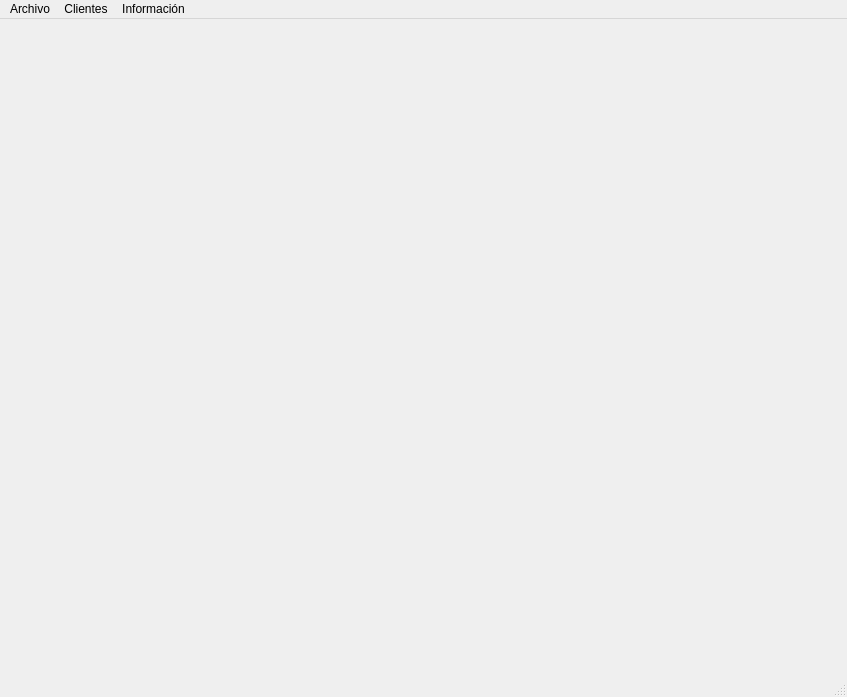
<?xml version="1.0" encoding="UTF-8"?>
<ui version="4.0">
 <class>Gimnasio</class>
 <widget class="QMainWindow" name="Gimnasio">
  <property name="geometry">
   <rect>
    <x>0</x>
    <y>0</y>
    <width>847</width>
    <height>697</height>
   </rect>
  </property>
  <property name="windowTitle">
   <string>Gimnasío</string>
  </property>
  <property name="windowIcon">
   <iconset resource="../images/imagenes.qrc">
    <normaloff>:/imagenes/Pesas_logo.png</normaloff>:/imagenes/Pesas_logo.png</iconset>
  </property>
  <property name="styleSheet">
   <string notr="true"/>
  </property>
  <widget class="QWidget" name="wdg_principal">
   <property name="minimumSize">
    <size>
     <width>847</width>
     <height>656</height>
    </size>
   </property>
   <property name="maximumSize">
    <size>
     <width>847</width>
     <height>700</height>
    </size>
   </property>
   <property name="autoFillBackground">
    <bool>false</bool>
   </property>
   <property name="styleSheet">
    <string notr="true">QWidget #wdg_principal{
  background-image: url(:/imagenes/imagen_gimnasio.jpg);
  background-repeat: no-repeat;
  background-position: center;
}</string>
   </property>
   <layout class="QGridLayout" name="gridLayout">
    <item row="0" column="0">
     <layout class="QVBoxLayout" name="lay_ver_principal">
      <item>
       <widget class="QMdiArea" name="mdi_principal">
        <property name="styleSheet">
         <string notr="true"/>
        </property>
        <property name="background">
         <brush brushstyle="NoBrush">
          <color alpha="255">
           <red>160</red>
           <green>160</green>
           <blue>160</blue>
          </color>
         </brush>
        </property>
       </widget>
      </item>
     </layout>
    </item>
   </layout>
  </widget>
  <widget class="QStatusBar" name="stt_barra"/>
  <widget class="QMenuBar" name="mbr_clientes">
   <property name="geometry">
    <rect>
     <x>0</x>
     <y>0</y>
     <width>847</width>
     <height>21</height>
    </rect>
   </property>
   <widget class="QMenu" name="mnu_archivo">
    <property name="title">
     <string>Archivo</string>
    </property>
    <addaction name="mni_salir"/>
    <addaction name="mni_cargar"/>
    <addaction name="mni_guardar"/>
   </widget>
   <widget class="QMenu" name="mnu_clientes">
    <property name="title">
     <string>Clientes</string>
    </property>
    <addaction name="mni_agregar_nuevo"/>
    <addaction name="mni_remover"/>
    <addaction name="mni_cambiar_info_cliente"/>
    <addaction name="mni_consultar_cliente"/>
    <addaction name="mni_entrar"/>
   </widget>
   <widget class="QMenu" name="mnu_informacion">
    <property name="title">
     <string>Información</string>
    </property>
    <addaction name="mni_version"/>
    <addaction name="mni_creador"/>
   </widget>
   <addaction name="mnu_archivo"/>
   <addaction name="mnu_clientes"/>
   <addaction name="mnu_informacion"/>
  </widget>
  <action name="mni_salir">
   <property name="icon">
    <iconset resource="../images/imagenes.qrc">
     <normaloff>:/imagenes/salir.png</normaloff>:/imagenes/salir.png</iconset>
   </property>
   <property name="text">
    <string>Salir</string>
   </property>
   <property name="shortcut">
    <string>Ctrl+Q</string>
   </property>
  </action>
  <action name="mni_cargar">
   <property name="icon">
    <iconset resource="../images/imagenes.qrc">
     <normaloff>:/imagenes/cargar.png</normaloff>:/imagenes/cargar.png</iconset>
   </property>
   <property name="text">
    <string>Cargar...</string>
   </property>
   <property name="shortcut">
    <string>Ctrl+C</string>
   </property>
  </action>
  <action name="mni_guardar">
   <property name="icon">
    <iconset resource="../images/imagenes.qrc">
     <normaloff>:/imagenes/guardar.png</normaloff>:/imagenes/guardar.png</iconset>
   </property>
   <property name="text">
    <string>Guardar...</string>
   </property>
   <property name="shortcut">
    <string>Ctrl+G</string>
   </property>
  </action>
  <action name="mni_agregar_nuevo">
   <property name="icon">
    <iconset resource="../images/imagenes.qrc">
     <normaloff>:/imagenes/agregar.png</normaloff>:/imagenes/agregar.png</iconset>
   </property>
   <property name="text">
    <string>Agregar nuevo</string>
   </property>
   <property name="shortcut">
    <string>Ctrl+A</string>
   </property>
  </action>
  <action name="mni_remover">
   <property name="icon">
    <iconset resource="../images/imagenes.qrc">
     <normaloff>:/imagenes/basura.png</normaloff>:/imagenes/basura.png</iconset>
   </property>
   <property name="text">
    <string>Remover cliente</string>
   </property>
   <property name="shortcut">
    <string>Ctrl+R</string>
   </property>
  </action>
  <action name="mni_cambiar_info_cliente">
   <property name="icon">
    <iconset resource="../images/imagenes.qrc">
     <normaloff>:/imagenes/lapiz_editar.png</normaloff>:/imagenes/lapiz_editar.png</iconset>
   </property>
   <property name="text">
    <string>Cambiar información</string>
   </property>
   <property name="shortcut">
    <string>Ctrl+I</string>
   </property>
  </action>
  <action name="mni_consultar_cliente">
   <property name="icon">
    <iconset resource="../images/imagenes.qrc">
     <normaloff>:/imagenes/lupa.png</normaloff>:/imagenes/lupa.png</iconset>
   </property>
   <property name="text">
    <string>Consultar información cliente</string>
   </property>
   <property name="shortcut">
    <string>Ctrl+B</string>
   </property>
  </action>
  <action name="mni_version">
   <property name="icon">
    <iconset resource="../images/imagenes.qrc">
     <normaloff>:/imagenes/version.png</normaloff>:/imagenes/version.png</iconset>
   </property>
   <property name="text">
    <string>Versión</string>
   </property>
  </action>
  <action name="mni_creador">
   <property name="icon">
    <iconset resource="../images/imagenes.qrc">
     <normaloff>:/imagenes/persona.png</normaloff>:/imagenes/persona.png</iconset>
   </property>
   <property name="text">
    <string>Creador</string>
   </property>
  </action>
  <action name="mni_entrar">
   <property name="icon">
    <iconset resource="../images/imagenes.qrc">
     <normaloff>:/imagenes/entrar.png</normaloff>:/imagenes/entrar.png</iconset>
   </property>
   <property name="text">
    <string>Entrar</string>
   </property>
   <property name="shortcut">
    <string>Ctrl+R</string>
   </property>
  </action>
 </widget>
 <resources>
  <include location="../images/imagenes.qrc"/>
 </resources>
 <connections/>
</ui>
